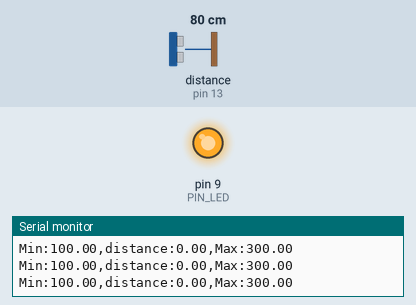
A sketch run on a simulated Arduino Uno, built with avr-gcc and run on an emulated ATmega328P. Parts: output pins drawn as LEDs (lit = HIGH), the last lines printed to the serial monitor. Wiring (inferred from the names in the program): ultrasonic range finder: trigger pin 12; echo pin 13. Dashed ring = blinking. The inputs (shaded band) are chosen by the test bench; at power-on: distance to the obstacle (sensor on pin 13) 80 cm. The echo pulse lasts 58.3 µs per cm; pins used as bus, display or sensor lines are not drawn.

Above: at 1.2 s.
1.3 s: distance to the obstacle (sensor on pin 13) set to 18 cm
At 1.86 s:
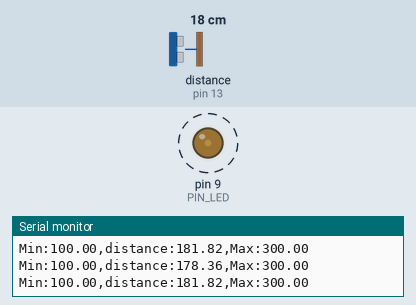
4.3 s: distance to the obstacle (sensor on pin 13) set to 2 cm
At 4.6 s:
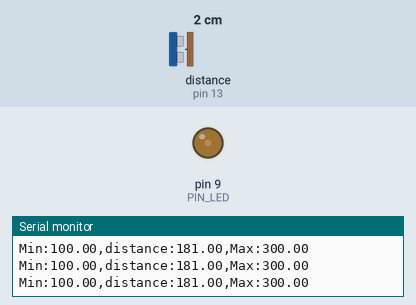
Timing chart, 0 to 7.3 s (numbered marks = the images above; inputs shaded):
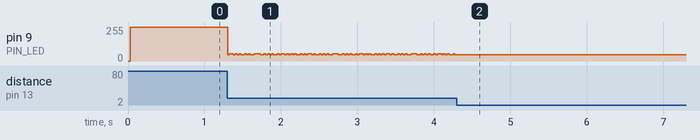

The sketch:

____4-2___.ino
```cpp
// Arduino pin assignment
#define PIN_LED  9
#define PIN_TRIG 12   // sonar sensor TRIGGER
#define PIN_ECHO 13   // sonar sensor ECHO

// configurable parameters
#define SND_VEL 346.0     // sound velocity at 24 celsius degree (unit: m/sec)
#define INTERVAL 25      // sampling interval (unit: msec)
#define PULSE_DURATION 10 // ultra-sound Pulse Duration (unit: usec)
#define _DIST_MIN 100.0   // minimum distance to be measured (unit: mm)
#define _DIST_MAX 300.0   // maximum distance to be measured (unit: mm)

#define TIMEOUT ((INTERVAL / 2) * 1000.0) // maximum echo waiting time (unit: usec)
#define SCALE (0.001 * 0.5 * SND_VEL) // coefficent to convert duration to distance

unsigned long last_sampling_time;   // unit: msec
int a;

void setup() {
  // initialize GPIO pins
  pinMode(PIN_LED, OUTPUT);
  pinMode(PIN_TRIG, OUTPUT);  // sonar TRIGGER
  pinMode(PIN_ECHO, INPUT);   // sonar ECHO
  digitalWrite(PIN_TRIG, LOW);  // turn-off Sonar

  // initialize serial port
  Serial.begin(57600);
}

void loop() {
  float distance;

  // wait until next sampling time.
  // millis() returns the number of milliseconds since the program started.
  //    Will overflow after 50 days.
  if (millis() < (last_sampling_time + INTERVAL))
    return;

  distance = USS_measure(PIN_TRIG, PIN_ECHO); // read distance

  if (distance < _DIST_MIN) {
    distance = a;    // Set Lower Value
    if (distance >= 200){
      analogWrite(PIN_LED, (distance-200)*2.55);
    } else {
      analogWrite(PIN_LED, 255-(distance-100)*2.55);
    }     // LED OFF
  } else if (distance > _DIST_MAX) {
    distance = a;    // Set Higher Value
    if (distance >= 200){
      analogWrite(PIN_LED, (distance-200)*2.55);
    } else {
      analogWrite(PIN_LED, 255-(distance-100)*2.55);
    }
  } else if (distance >= 200) {    // In desired Range
    a = distance;
    analogWrite(PIN_LED, (distance-200)*2.55);       // LED ON
  } else {
    a = distance;
    analogWrite(PIN_LED, 255-(distance-100)*2.55);
  }

  // output the distance to the serial port
  Serial.print("Min:");        Serial.print(_DIST_MIN);
  Serial.print(",distance:");  Serial.print(distance);
  Serial.print(",Max:");       Serial.print(_DIST_MAX);
  Serial.println("");

  // do something here
  // Assume that it takes 50ms to do something.

  // update last sampling time
  last_sampling_time += INTERVAL;
}

// get a distance reading from USS. return value is in millimeter.
float USS_measure(int TRIG, int ECHO)
{
  digitalWrite(TRIG, HIGH);
  delayMicroseconds(PULSE_DURATION);
  digitalWrite(TRIG, LOW);

  return pulseIn(ECHO, HIGH, TIMEOUT) * SCALE; // unit: mm

  // Pulse duration to distance conversion example (target distance = 17.3m)
  // - round trip distance: 34.6m
  // - expected pulse duration: 0.1 sec, or 100,000us
  // - pulseIn(ECHO, HIGH, timeout) * 0.001 * 0.5 * SND_VEL
  //        = 100,000 micro*sec * 0.001 milli/micro * 0.5 * 346 meter/sec
  //        = 100,000 * 0.001 * 0.5 * 346 * micro * sec * milli * meter
  //                                        ----------------------------
  //                                         micro * sec
  //        = 100 * 173 milli*meter = 17,300 mm = 17.3m
  // pulseIn() returns microseconds.
}
```

Measured:
- after the input at 1.3 s, pin 9 (PIN_LED): alternates 55/255 for 0.02 s and 46/255 for 0.03 s, starting at once
